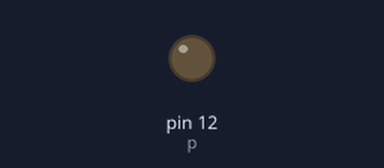
Bench run of a program on a simulated Raspberry Pi (header pin numbers). On the bench: output pins drawn as LEDs (lit = HIGH). The interpreter's speed is modelled, so counts of loop turns are approximate.

Above: at 0.05 s.
At 2.35 s:
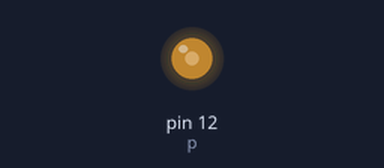
At 4.7 s:
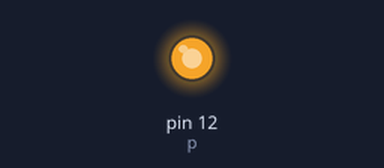
At 9.35 s:
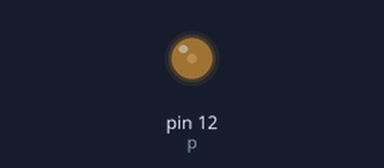
Timing chart, 0 to 13.4 s (numbered marks = the images above):
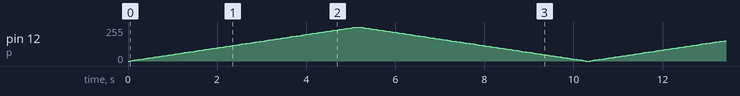

The program:

breathinglight.py
```python
# -*- coding: utf-8 -*-
#----树莓派呼吸灯程序----
#LED阳极接12脚，阴极接6脚
#---空丶忆---2018.9.4---

import RPi.GPIO as GPIO      #导入RPi.GPIO模块

GPIO.setmode(GPIO.BOARD)     #针脚编号采用BOARD编号系统，也可使用GPIO.BCM,注意二者编号不同
GPIO.setup(12,GPIO.OUT)      #配置12脚为输出通道

p = GPIO.PWM(12,144)         #创建一个PWM实例
p.start(1)					 #启用PWM

times=3						 #循环次数判断参数

while times :						#呼吸灯循环整体
	for x in range(101):			#for循环
		p.ChangeDutyCycle(x)		#更改PWM信号占空比，0<=x<=100
		for y in range(51):			#以下至pass为延时部分
			for z in range(1001):
				pass
	times = times-1
	for m in range(101):			#上面修改占空比使灯逐渐变亮，此处使灯变暗
		p.ChangeDutyCycle(100-m)
		for n in range(51):
			for l in range(1001):
				pass

p.stop()                     #停止PWM
GPIO.cleanup()				 #程序结束后进行清理
```
